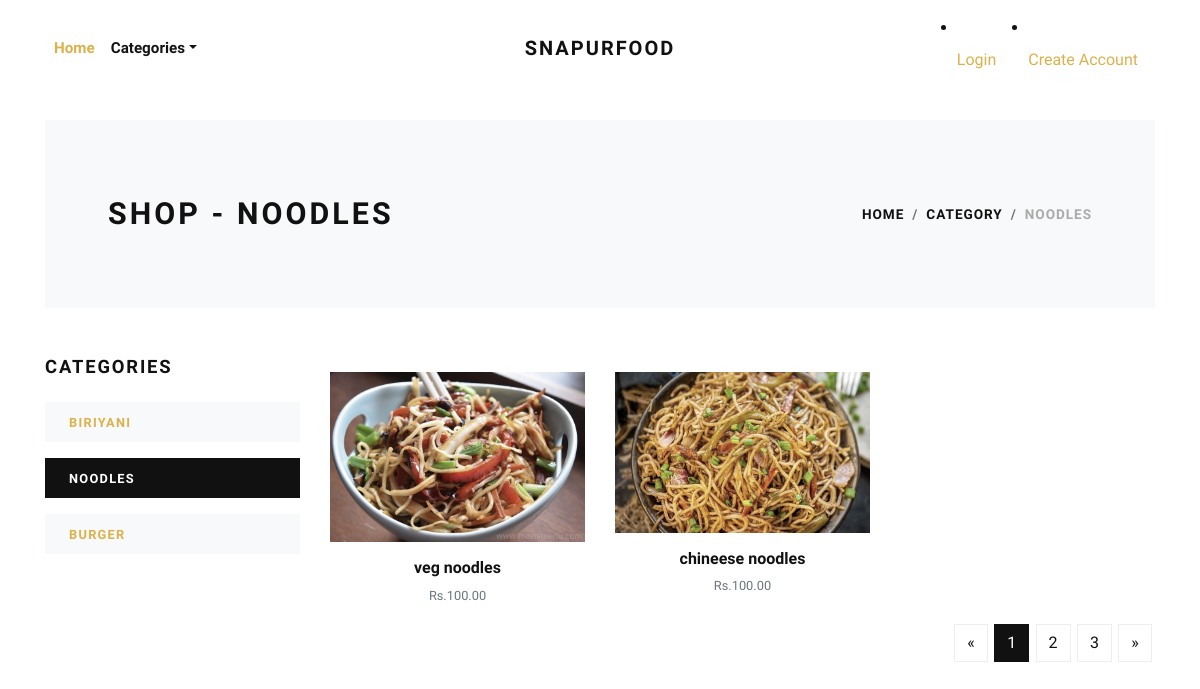
Screenshot of /noodles/ with the database file from the repository.
### foodapp/models.py (models this page shows, shortened)
class Category(models.Model):
    title = models.CharField(max_length=50, verbose_name="Category Title")
    slug = models.SlugField(max_length=55, verbose_name="Category Slug")
    description = models.TextField(blank=True, verbose_name="Category Description")
    category_image = models.ImageField(upload_to='category', blank=True, null=True, verbose_name="Category Image")
    is_active = models.BooleanField(verbose_name="Is Active?")
    created_at = models.DateTimeField(auto_now_add=True, verbose_name="Created Date")
    updated_at = models.DateTimeField(auto_now=True, verbose_name="Updated Date")
    class Meta:
        verbose_name_plural = 'Categories'
        ordering = ('-created_at', )

class Product(models.Model):
    title = models.CharField(max_length=150, verbose_name="Product Title")
    slug = models.SlugField(max_length=160, verbose_name="Product Slug")
    short_description = models.TextField(verbose_name="Short Description")
    detail_description = models.TextField(blank=True, null=True, verbose_name="Detail Description")
    product_image = models.ImageField(upload_to='product', blank=True, null=True, verbose_name="Product Image")
    price = models.DecimalField(max_digits=8, decimal_places=2)
    category = models.ForeignKey(Category, verbose_name="Product Categoy", on_delete=models.CASCADE)
    is_active = models.BooleanField(verbose_name="Is Active?")
    created_at = models.DateTimeField(auto_now_add=True, verbose_name="Created Date")
    updated_at = models.DateTimeField(auto_now=True, verbose_name="Updated Date")
    class Meta:
        verbose_name_plural = 'Products'
        ordering = ('-created_at', )

### foodapp/views.py (the view)
# urls.py: path('<slug:slug>/', views.category_products, name="category-products"),
def category_products(request, slug):
    category = get_object_or_404(Category, slug=slug)
    products = Product.objects.filter(is_active=True, category=category)
    categories = Category.objects.filter(is_active=True)
    context = {
        'category': category,
        'products': products,
        'categories': categories,
    }
    return render(request, 'foodapp/category_products.html', context)

### foodapp/context_preprocessors.py (called while the page is built)
def store_menu(request):
    categories = Category.objects.filter(is_active=True)
    context = {
        'categories_menu': categories,
    }
    return context

def cart_menu(request):
    if request.user.is_authenticated:
        cart_items= Cart.objects.filter(user=request.user)
        context = {
            'cart_items': cart_items,
        }
    else:
        context = {}
    return context

### templates/foodapp/category_products.html (shortened to what this page needs)
{% extends 'base.html' %}
{% load static %}
    {% block content %}
      <div class="container">
        <section class="py-5 bg-light">
          <div class="container">
            <div class="row px-4 px-lg-5 py-lg-4 align-items-center">
              <div class="col-lg-6">
                <h1 class="h2 text-uppercase mb-0">Shop - {{category.title}}</h1>
              </div>
              <div class="col-lg-6 text-lg-right">
                <nav aria-label="breadcrumb">
                  <ol class="breadcrumb justify-content-lg-end mb-0 px-0">
                    <li class="breadcrumb-item"><a href="{% url 'foodapp:home' %}">Home</a></li>
                    <li class="breadcrumb-item"><a href="{% url 'foodapp:all-categories' %}">Category</a></li>
                    <li class="breadcrumb-item active" aria-current="page">{{category.title}}</li>
                  </ol>
                </nav>
              </div>
            </div>
          </div>
        </section>
        <section class="py-5">
          <div class="container p-0">
            <div class="row">
              <div class="col-lg-3 order-2 order-lg-1">
                <h5 class="text-uppercase mb-4">Categories</h5>
                {% if categories %}
                  {% for cat in categories %}
                    <a href="{% url 'foodapp:category-products' cat.slug %}">
                      <div class="py-2 px-4 {% if category == cat %}bg-dark text-white {% else %}bg-light{% endif %} mb-3">
                        <strong class="small text-uppercase font-weight-bold">{{cat.title}}</strong>
                      </div>
                    </a>
                  {% endfor %}
                {% endif %}
              </div>
              <div class="col-lg-9 order-1 order-lg-2 mb-5 mb-lg-0">
                <div class="row">
                  {% if products %}
                    {% for product in products %}
                      <div class="col-lg-4 col-sm-6">
                        <div class="product text-center">
                          <div class="mb-3 position-relative">
                            <a class="d-block" href="{% url 'foodapp:product-detail' product.slug %}">
                              {% if product.product_image %}
                                <img class="img-fluid w-100" src="{{product.product_image.url}}" alt="{{product.title}}">
                              {% else %}
                                <img class="img-fluid w-100" src="{% static 'img/product-1.jpg' %}" alt="{{product.title}}">
                              {% endif %}
                            </a>
                          </div>
                          <h6> <a class="reset-anchor" href="{% url 'foodapp:product-detail' product.slug %}">{{product.title}}</a></h6>
                          <p class="small text-muted">Rs.{{product.price}}</p>
                        </div>
                      </div>
                    {% endfor %}
                  {% endif %}
                </div>
                <nav aria-label="Page navigation example">
                  <ul class="pagination justify-content-center justify-content-lg-end">
                    <li class="page-item"><a class="page-link" href="#" aria-label="Previous"><span aria-hidden="true">«</span></a></li>
                    <li class="page-item active"><a class="page-link" href="#">1</a></li>
                    <li class="page-item"><a class="page-link" href="#">2</a></li>
                    <li class="page-item"><a class="page-link" href="#">3</a></li>
                    <li class="page-item"><a class="page-link" href="#" aria-label="Next"><span aria-hidden="true">»</span></a></li>
                  </ul>
                </nav>
              </div>
            </div>
          </div>
        </section>
      </div>
      {% endblock content %}

### foodproj/static/css/style.default.css (style rules this page uses)
strong { font-weight: 700; }
.product img { -webkit-filter: grayscale(40%); filter: grayscale(40%); transition: all 0.3s; }
.text-uppercase { text-transform: uppercase; letter-spacing: 0.1em; }
.reset-anchor { color: inherit; transition: all 0.3s; }
body { font-family: "Libre Franklin", sans-serif; font-size: 1rem; font-weight: 400; line-height: 1.5; color: #111111; background-color: #fff; }
a { color: #dcb14a; text-decoration: none; }
h1, h2, h3, h4, h5, h6, .h1, .h2, .h3, .h4, .h5, .h6 { margin-bottom: 0.5rem; font-family: inherit; font-weight: 900; line-height: 1.2; color: inherit; }
h1, .h1 { font-size: 2.2rem; }
h2, .h2 { font-size: 1.9rem; }
h5, .h5 { font-size: 1.15rem; }
h6, .h6 { font-size: 1rem; }
small, .small { font-size: 80%; font-weight: 400; }
.page-item:first-child .page-link { border-top-left-radius: 0; border-bottom-left-radius: 0; }
.page-item:last-child .page-link { border-top-right-radius: 0; border-bottom-right-radius: 0; }
.page-item.active .page-link { color: #fff; background-color: #111111; border-color: #111111; }
.page-link { padding: 0.5rem 0.75rem; line-height: 1.25; color: #111111; background-color: none; border: 1px solid #eee; margin: 0.2rem; transition: all 0.3s; }
.bg-light { background-color: #f8f9fa !important; }
.bg-dark { background-color: #111111 !important; }
.breadcrumb { background: #f8f9fa; }
.breadcrumb-item { font-size: 0.85rem; text-transform: uppercase; letter-spacing: 0.07em; font-weight: 900; color: #111111; }
.breadcrumb-item a { color: inherit; transition: all 0.3s; }
.breadcrumb-item.active { color: #aaa; }

### rows the page displays
Category: title "NOODLES"
Category: title "BIRIYANI"
Category: title "BURGER"
Product: product_image (picture), title "veg noodles", price "100.00"
Product: product_image (picture), title "chineese noodles", price "100.00"
